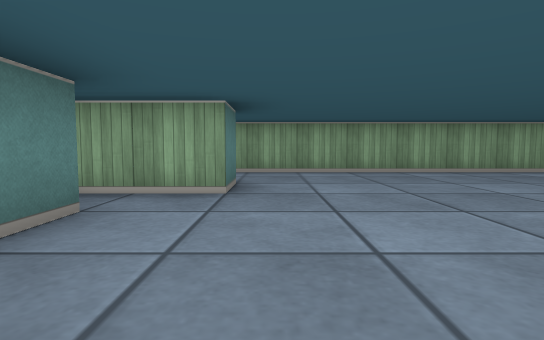
View 1 (above)

16 first-person views from a walk through a cub3D ray-caster map. The camera is about half as high as the walls, tilts 4° down and sees 80° across. The floor is counted in squares. Each view is taken from the middle of a square. On the plan, view 1 faces up. The plan holds only what a view shows up to about 9 squares ahead; the rest is blank. The place goes on beyond the plan.

View 2
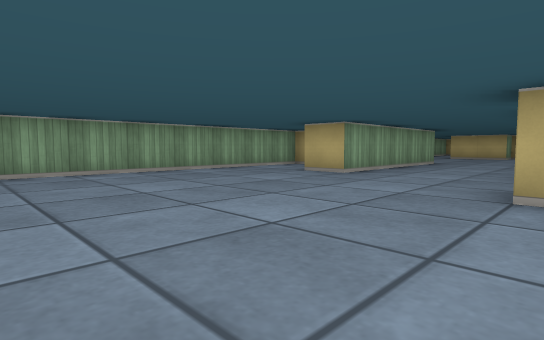

View 3
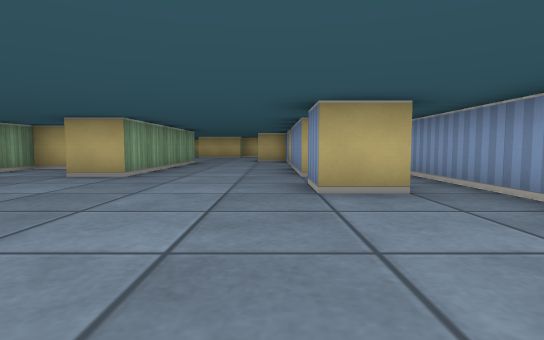

View 4
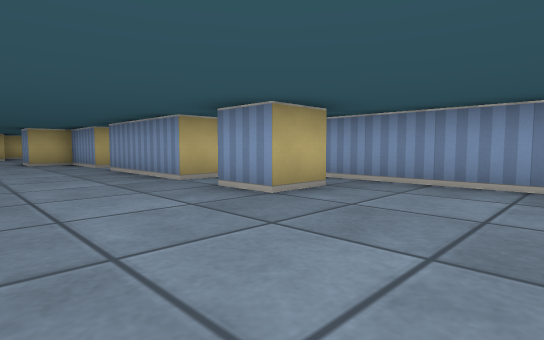

View 5
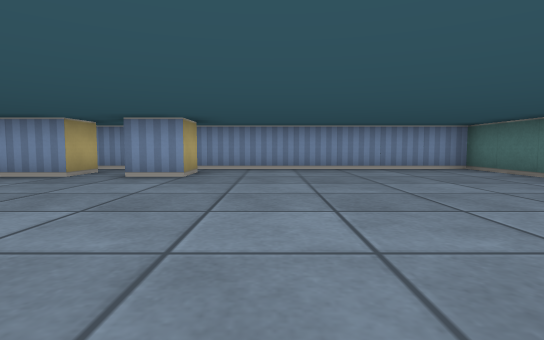

View 6
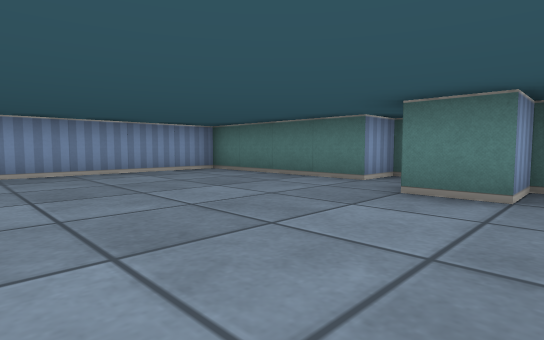

View 7
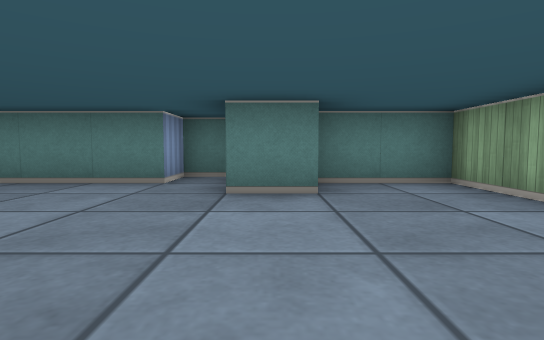

View 8
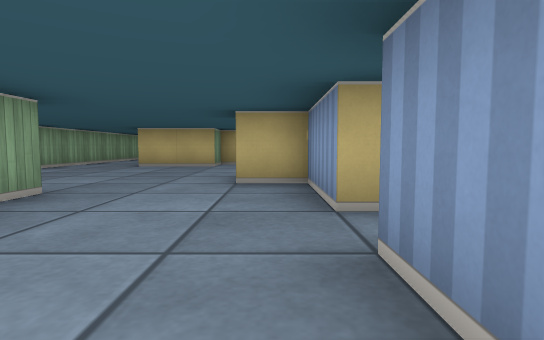

View 9
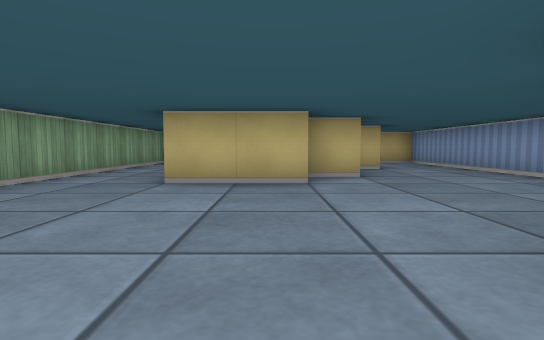

View 10
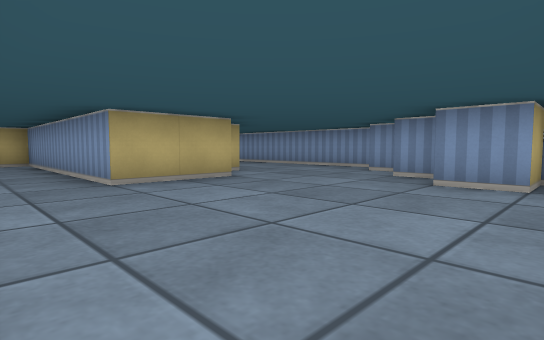

View 11
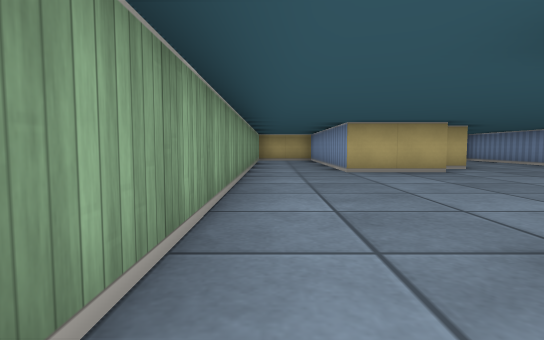

View 12
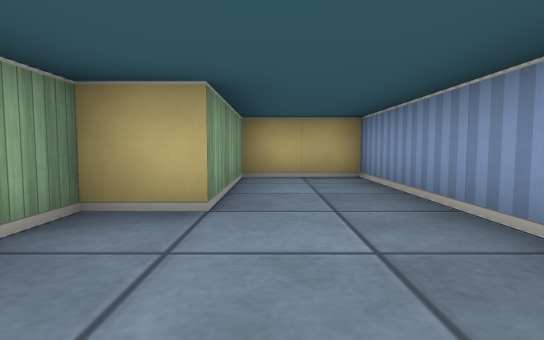

View 13
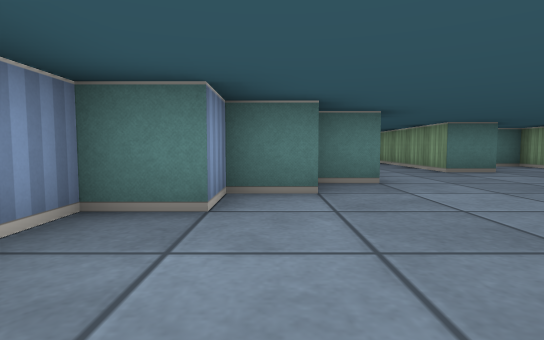

View 14
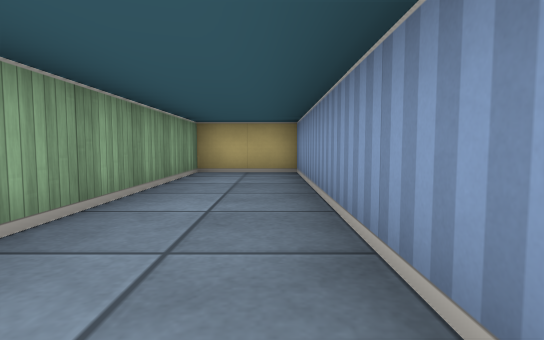

View 15
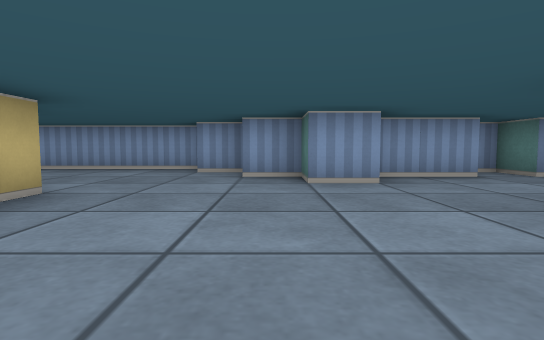

View 16
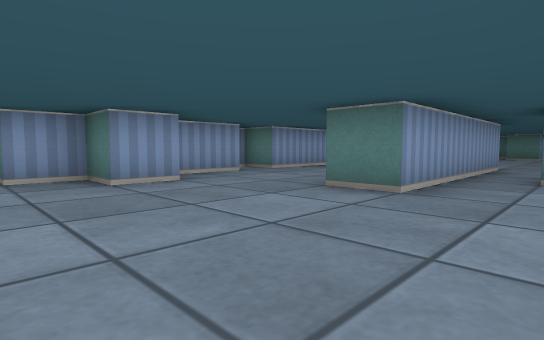

### Floor plan
Ten units are one square. View 1 is at (0, 0); x grows to the right and y downward. Boxes are objects, and circles mark ways between rooms. Rooms are numbered by the first view taken in them; rooms with no view inside come last. Other rooms are left out.
<svg viewBox="-30 -70 260 90">
<path fill="none" stroke="#000" d="M45 6 45 -5 55 -5M65 5 65 -5 95 -5 95 5 99 5M85 -58 85 -65 -15 -65 -15 -45 -5 -45 -5 -35 -21 -35M104 -5 125 -5 125 -15M-25 -32 -25 -25 -15 -25 -15 15 71 15M115 -35 65 -35 65 -45 85 -45M170 -25 165 -25 165 -45 225 -45 225 -65 95 -65 95 -55M175 -14 175 -25M125 -15 135 -15 135 -5 145 -5 145 5 155 5 155 15 225 15 225 -5 195 -5 195 -15 188 -15M85 -45 115 -45 115 -35"/>
<circle cx="103" cy="-33" r="3" fill="#2a7"/>
<text x="40" y="-20">1</text>
<text x="160" y="-30">2</text>
</svg>
Room 1 opens to room 2.

Where each view was taken, in squares from view 1:
view 1: 0 up, 0 right, facing up
view 2: 0 up, 1 right, facing up-right
view 3: 1 up, 1 right, facing right
view 4: 3 up, 2 right, facing down-right
view 5: 6 up, 3 right, facing down
view 6: 5 up, 3 right, facing down-left
view 7: 4 up, 3 right, facing left
view 8: 1 up, 8 right, facing right
view 9: 3 up, 12 right, facing right
view 10: 6 up, 12 right, facing down-right
view 11: 6 up, 10 right, facing right
view 12: 0 up, 17 right, facing right
view 13: 0 up, 18 right, facing left
view 14: 5 up, 16 right, facing right
view 15: 6 up, 14 right, facing down
view 16: 6 up, 15 right, facing down-left
